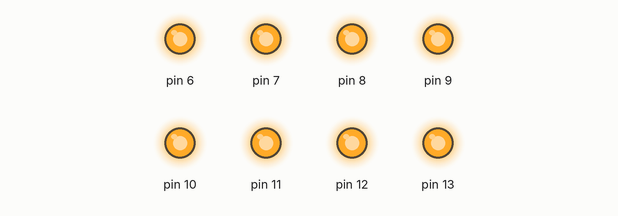
Recording of a sketch running on a simulated Arduino Uno, built with avr-gcc and run on an emulated ATmega328P. On the bench: output pins drawn as LEDs (lit = HIGH).

Above: at 0.5 s.
At 1.5 s:
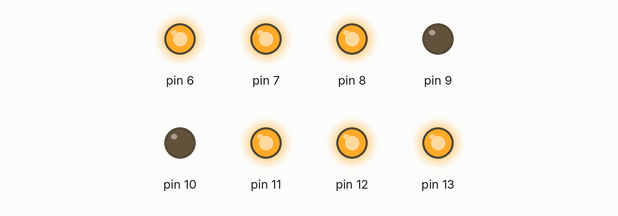
At 2.5 s:
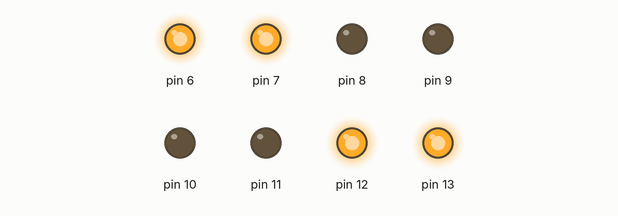
At 3.5 s:
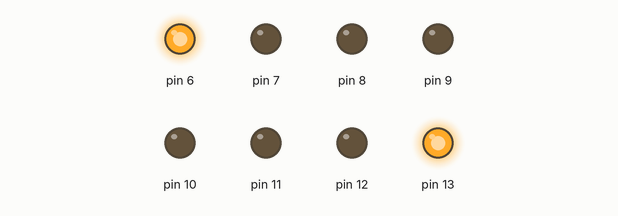
At 4.5 s:
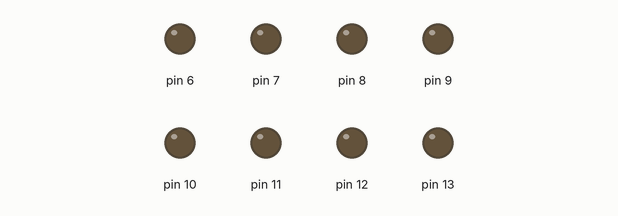
Timing chart, 0 to 6.5 s (numbered marks = the images above):
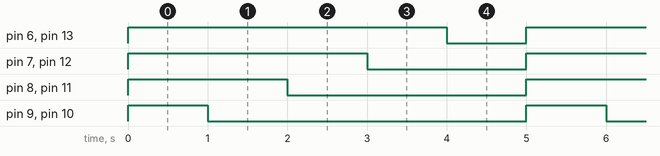

The sketch:

sketch_nov17a.ino
```cpp
/*
 * UTS project 1
 */
void setup() {
  // put your setup code here, to run once:
for (int i=13; i>=6; i--){
pinMode(i, OUTPUT);
}
}

void loop() {
  // put your main code here, to run repeatedly:
for (int a=13; a<=13; ){
for (int b=12; b<=13; ){
for (int c=11; c<=13; ){
for (int d=10; d<=10; ){
for (int e=9; e>=9; ){
for (int f=8; f>=6; ){
for (int g=7; g>=6; ){
for (int h=6; h>=6;h-- ){
digitalWrite(a, HIGH);
digitalWrite(b, HIGH);
digitalWrite(c, HIGH);
digitalWrite(d, HIGH);
digitalWrite(e, HIGH);
digitalWrite(f, HIGH);
digitalWrite(g, HIGH);
digitalWrite(h, HIGH);
delay(1000);
digitalWrite(a, LOW);
digitalWrite(b, LOW);
digitalWrite(c, LOW);
digitalWrite(d, LOW);
digitalWrite(e, LOW);
digitalWrite(f, LOW);
digitalWrite(g, LOW);
digitalWrite(h, LOW);
a++; b++; c++; d++; e--; f--; g--;
}}}}}}}}
delay(1000);
}
```

Measured:
- by itself, pin 6, pin 13: alternates HIGH for 4.0 s and LOW for 1.0 s
- by itself, pin 7, pin 12: alternates HIGH for 3.0 s and LOW for 2.0 s
- by itself, pin 8, pin 11: alternates HIGH for 2.0 s and LOW for 3.0 s
- by itself, pin 9, pin 10: alternates HIGH for 1.0 s and LOW for 4.0 s
